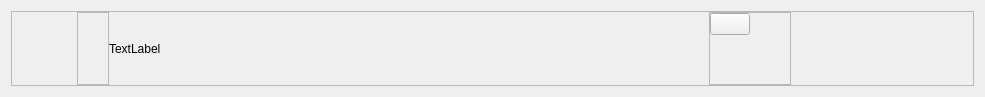
<?xml version="1.0" encoding="UTF-8"?>
<ui version="4.0">
 <class>Form</class>
 <widget class="QWidget" name="Form">
  <property name="geometry">
   <rect>
    <x>0</x>
    <y>0</y>
    <width>985</width>
    <height>97</height>
   </rect>
  </property>
  <property name="windowTitle">
   <string>Form</string>
  </property>
  <layout class="QGridLayout" name="gridLayout_3">
   <item row="0" column="0">
    <widget class="QFrame" name="frame">
     <property name="frameShape">
      <enum>QFrame::StyledPanel</enum>
     </property>
     <property name="frameShadow">
      <enum>QFrame::Raised</enum>
     </property>
     <layout class="QGridLayout" name="gridLayout_2">
      <property name="leftMargin">
       <number>0</number>
      </property>
      <property name="topMargin">
       <number>0</number>
      </property>
      <property name="rightMargin">
       <number>0</number>
      </property>
      <property name="bottomMargin">
       <number>0</number>
      </property>
      <property name="spacing">
       <number>0</number>
      </property>
      <item row="0" column="0">
       <spacer name="horizontalSpacer">
        <property name="orientation">
         <enum>Qt::Horizontal</enum>
        </property>
        <property name="sizeHint" stdset="0">
         <size>
          <width>18</width>
          <height>20</height>
         </size>
        </property>
       </spacer>
      </item>
      <item row="0" column="2">
       <widget class="QLabel" name="label_2">
        <property name="minimumSize">
         <size>
          <width>600</width>
          <height>0</height>
         </size>
        </property>
        <property name="text">
         <string>TextLabel</string>
        </property>
       </widget>
      </item>
      <item row="0" column="1">
       <widget class="QFrame" name="frame_2">
        <property name="frameShape">
         <enum>QFrame::StyledPanel</enum>
        </property>
        <property name="frameShadow">
         <enum>QFrame::Raised</enum>
        </property>
        <layout class="QVBoxLayout" name="verticalLayout">
         <property name="spacing">
          <number>0</number>
         </property>
         <property name="leftMargin">
          <number>0</number>
         </property>
         <property name="topMargin">
          <number>0</number>
         </property>
         <property name="rightMargin">
          <number>0</number>
         </property>
         <property name="bottomMargin">
          <number>0</number>
         </property>
         <item>
          <widget class="QLabel" name="label">
           <property name="minimumSize">
            <size>
             <width>30</width>
             <height>30</height>
            </size>
           </property>
           <property name="maximumSize">
            <size>
             <width>30</width>
             <height>30</height>
            </size>
           </property>
           <property name="text">
            <string/>
           </property>
           <property name="pixmap">
            <pixmap resource="../../Users/bryan/Desktop/AI-Python/Qt/images.qrc">:/icons/icons/input.png</pixmap>
           </property>
           <property name="scaledContents">
            <bool>true</bool>
           </property>
          </widget>
         </item>
         <item>
          <spacer name="verticalSpacer">
           <property name="orientation">
            <enum>Qt::Vertical</enum>
           </property>
           <property name="sizeHint" stdset="0">
            <size>
             <width>28</width>
             <height>72</height>
            </size>
           </property>
          </spacer>
         </item>
        </layout>
       </widget>
      </item>
      <item row="0" column="5">
       <spacer name="horizontalSpacer_2">
        <property name="orientation">
         <enum>Qt::Horizontal</enum>
        </property>
        <property name="sizeHint" stdset="0">
         <size>
          <width>182</width>
          <height>20</height>
         </size>
        </property>
       </spacer>
      </item>
      <item row="0" column="3">
       <widget class="QFrame" name="frame_3">
        <property name="frameShape">
         <enum>QFrame::StyledPanel</enum>
        </property>
        <property name="frameShadow">
         <enum>QFrame::Raised</enum>
        </property>
        <layout class="QGridLayout" name="gridLayout">
         <property name="leftMargin">
          <number>0</number>
         </property>
         <property name="topMargin">
          <number>0</number>
         </property>
         <property name="rightMargin">
          <number>0</number>
         </property>
         <property name="bottomMargin">
          <number>0</number>
         </property>
         <property name="spacing">
          <number>0</number>
         </property>
         <item row="1" column="1">
          <spacer name="horizontalSpacer_3">
           <property name="orientation">
            <enum>Qt::Horizontal</enum>
           </property>
           <property name="sizeHint" stdset="0">
            <size>
             <width>40</width>
             <height>20</height>
            </size>
           </property>
          </spacer>
         </item>
         <item row="0" column="0">
          <widget class="QPushButton" name="pushButton">
           <property name="text">
            <string/>
           </property>
           <property name="icon">
            <iconset resource="../../Users/bryan/Desktop/AI-Python/Qt/images.qrc">
             <normaloff>:/icons/icons/edit (2).svg</normaloff>:/icons/icons/edit (2).svg</iconset>
           </property>
          </widget>
         </item>
         <item row="1" column="0" rowspan="2">
          <spacer name="verticalSpacer_2">
           <property name="orientation">
            <enum>Qt::Vertical</enum>
           </property>
           <property name="sizeHint" stdset="0">
            <size>
             <width>20</width>
             <height>40</height>
            </size>
           </property>
          </spacer>
         </item>
        </layout>
       </widget>
      </item>
     </layout>
    </widget>
   </item>
  </layout>
 </widget>
 <resources>
  <include location="../../Users/bryan/Desktop/AI-Python/Qt/images.qrc"/>
  <include location="../../Users/bryan/Users/bryan/Desktop/AI-Python/Qt/images.qrc"/>
 </resources>
 <connections/>
</ui>
